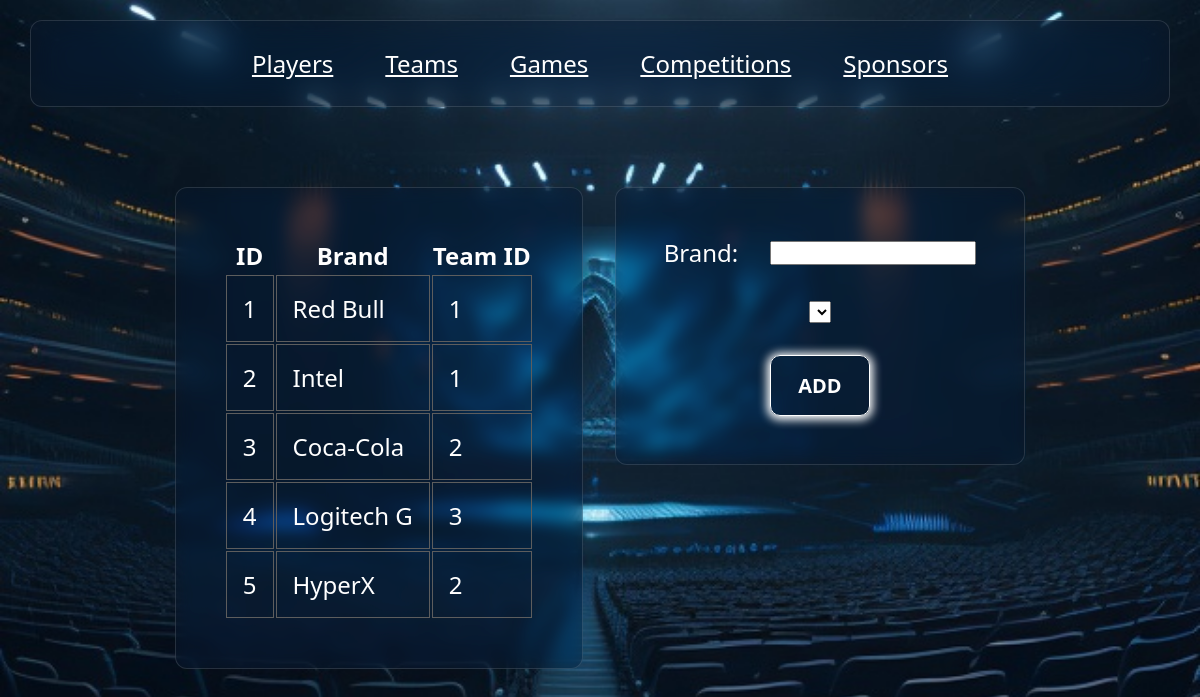
Page /PHP/Sections/SponsorsSection.php on the committed database.
### tables this page shows
CREATE TABLE IF NOT EXISTS sponsor (
  id int(10) NOT NULL AUTO_INCREMENT,
  brand varchar(50) NOT NULL,
  team_id int(10) NOT NULL,
  PRIMARY KEY (id),
  CONSTRAINT fk_sponsor_team
  FOREIGN KEY (team_id)
  REFERENCES team(id)
);

### PHP/DBManager.php (called while the page is built)
<?php
class DBManager
{
  private $bdd;
  public function __construct()
  {
    try {
      $this->bdd = new PDO(
        'mysql:host=localhost;dbname=esport;charset=utf8',
        'root',
        'root'
      );
    } catch (Exception $e) {
      die('Erreur : ' . $e->getMessage());
    }
  }
  public function getConnexion()
  {
    return $this->bdd;
  }
}
?>

### PHP/Sponsor/ManagerSponsor.php (called while the page is built, shortened)
<?php
require_once '../DBManager.php';
require 'Sponsor.php';
class ManagerSponsor extends DBManager
{
  public function getAll()
  {
    $res = $this->getConnexion()->query('SELECT * FROM sponsor');
    $sponsorList = [];
    foreach ($res as $sponsor) {
      $newSponsor = new Sponsor();
      $newSponsor->setID($sponsor['id']);
      $newSponsor->setBrand($sponsor['brand']);
      $newSponsor->setTeamID($sponsor['team_id']);
      $sponsorList[] = $newSponsor;
    }
    return $sponsorList;
  }
}
?>

### PHP/Sponsor/Sponsor.php (called while the page is built)
<?php
class Sponsor
{
  private $brand;
  private $id;
  private $team_id;
  public function getID()
  {
    return $this->id;
  }
  public function setID($id)
  {
    return $this->id = $id;
  }
  public function getTeamID()
  {
    return $this->team_id;
  }
  public function setTeamID($team_id)
  {
    return $this->team_id = $team_id;
  }
  public function getBrand()
  {
    return $this->brand;
  }
  public function setBrand($brand)
  {
    return $this->brand = $brand;
  }
}
?>

### PHP/Sections/SponsorsSection.php (the view, shortened to what this page needs)
<!DOCTYPE html>
<html lang="en">
<head>
  <link rel="stylesheet" href="../../style.css">
</head>
<?php
require '../Sponsor/ManagerSponsor.php';
$managerSponsor = new ManagerSponsor();
$allSponsors = $managerSponsor->getAll();
?>
<body>
  <nav>
    <div>
      <a href="./PlayerSection.php">Players</a>
      <a href="./TeamSection.php">Teams</a>
      <a href="../../index.php">Games</a>
      <a href="./CompetitionSection.php">Competitions</a>
      <a href="./SponsorsSection.php">Sponsors</a>
    </div>
  </nav>
  <div class="manager">
    <table class="table">
      <thead id="top-tr">
        <tr>
          <th>ID</th>
          <th>Brand</th>
          <th>Team ID</th>
        </tr>
      </thead>
      <tbody>
        <?php
        foreach ($allSponsors as $sponsor) {
          echo ('<tr>');
          echo ('<td>' . $sponsor->getID() . '</td>');
          echo ('<td>' . $sponsor->getBrand() . '</td>');
          echo ('<td>' . $sponsor->getTeamID() . '</td>');
          echo ('</tr>');
        }
        ?>
      </tbody>
    </table>
    <form action="./SponsorsSection.php" method="POST">
      <div>
        <label for="brand">Brand:</label>
        <input type="text" name="brand" id="brand">
      </div>
      <select name="team" id="team">
      </select>
      <input type="submit" value="ADD">
    </form>
  </div>
</body>
</html>

### style.css (style rules this page uses)
* { font-family: system-ui, -apple-system, BlinkMacSystemFont, "Segoe UI", Roboto, Oxygen, Ubuntu, Cantarell, "Open Sans", "Helvetica Neue", sans-serif; }
body { background: url("./assets/gaming_esport.jpg"); background-repeat: no-repeat; background-size: cover; background-position: center; color: white; margin: 20px; display: flex; flex-direction: column; justify-content: center; align-items: center; gap: 5rem; }
nav { display: flex; flex-direction: row; justify-content: center; align-items: center; width: 95vw; margin: 0; padding: 0; box-sizing: border-box; backdrop-filter: blur(16px) saturate(180%); -webkit-backdrop-filter: blur(16px) saturate(180%); background-color: rgba(17, 25, 40, 0.388); border-radius: 12px; border: 1px solid rgba(255, 255, 255, 0.125); font-weight: bold; }
div { display: flex; flex-direction: row; gap: 2rem; font-size: 1.5rem; }
nav > div > a { padding: 10px; background: none; color: white; border: none; font-size: 1.5rem; margin-top: 1rem; margin-bottom: 1rem; font-weight: 500; }
form, .glass { backdrop-filter: blur(8px) saturate(180%); -webkit-backdrop-filter: blur(16px) saturate(180%); background-color: rgba(17, 25, 40, 0.388); padding: 3rem; border-radius: 12px; border: 1px solid rgba(255, 255, 255, 0.125); gap: 2rem; display: flex; flex-direction: column; justify-content: center; align-items: center; }
form > div, .glass { display: flex; flex-direction: row; justify-content: center; align-items: center; }
td { border: solid 1px rgb(93, 93, 93); margin: 0; }
.table { backdrop-filter: blur(8px) saturate(180%); -webkit-backdrop-filter: blur(5px) saturate(180%); background-color: rgba(17, 25, 40, 0.388); padding: 3rem; border-radius: 12px; border: 1px solid rgba(255, 255, 255, 0.125); }
.table > thead { font-size: 1.5rem; }
td { padding: 1rem; }
tbody { margin-top: 2rem; }
#top-tr { margin-bottom: 2rem; }
.manager { display: flex; justify-content: flex; flex-direction: row; align-items: flex-start; }
form > div { width: 100%; display: flex; justify-content: flex-start; }
form > input { padding: 1rem; border-radius: 10px; width: 100px; font-size: 20px; background: none; box-shadow: 0px 1px 10px 3px white; border-style: none; border: solid 1px white; color: white; font-weight: bold; }

### rows in the picture
sponsor: id "1", brand "Red Bull", team "1"
sponsor: id "2", brand "Intel", team "1"
sponsor: id "3", brand "Coca-Cola", team "2"
sponsor: id "4", brand "Logitech G", team "3"
sponsor: id "5", brand "HyperX", team "2"
